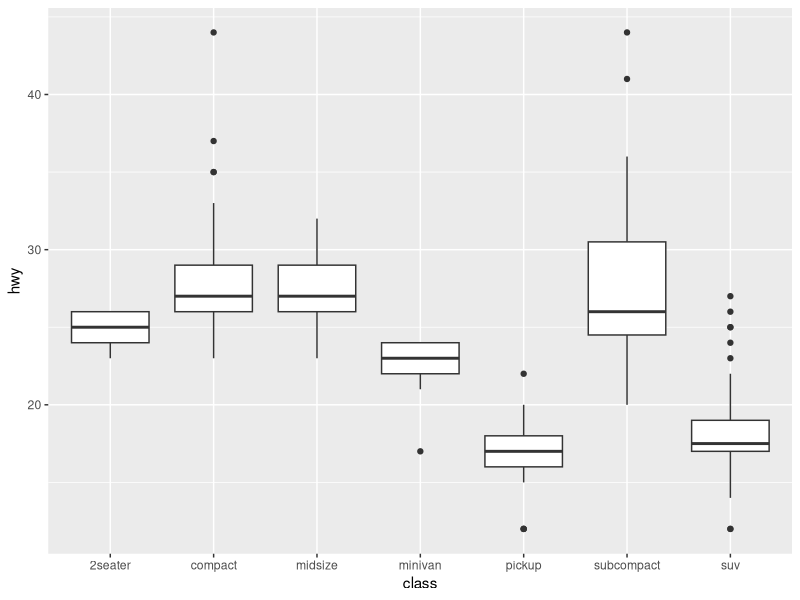
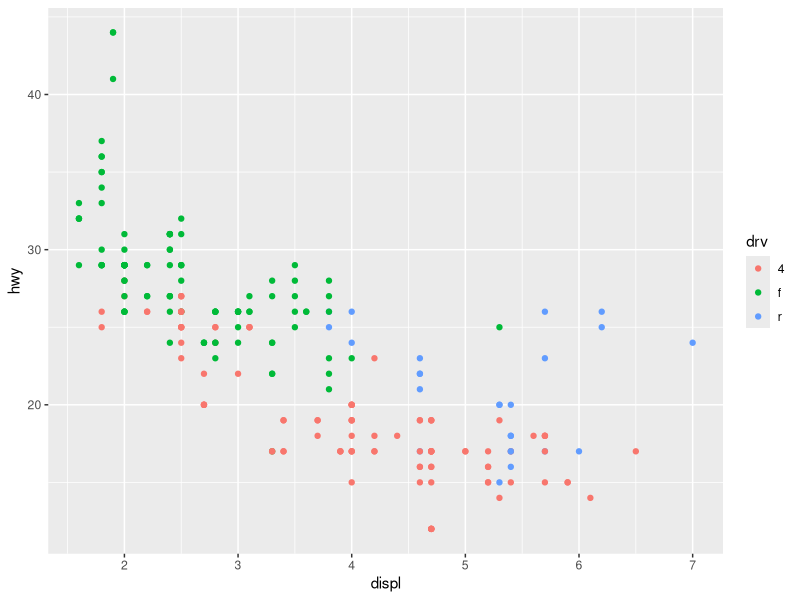
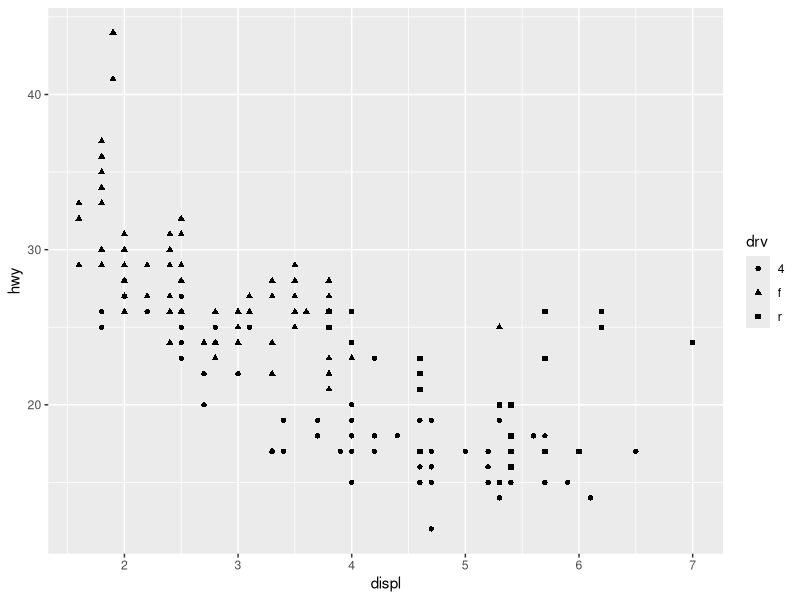
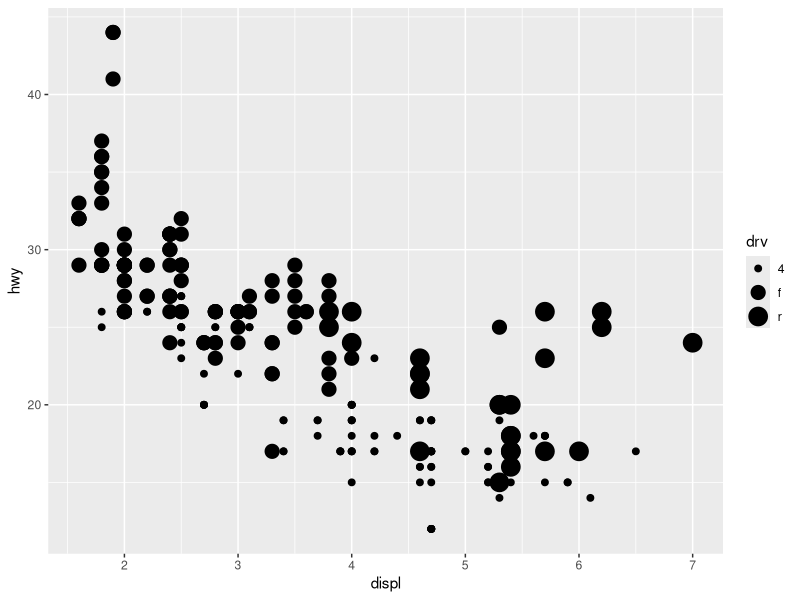
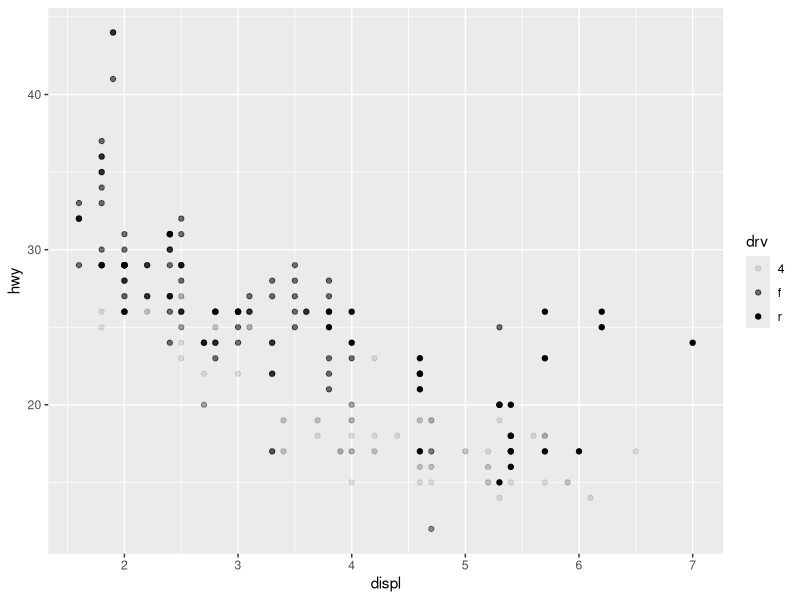
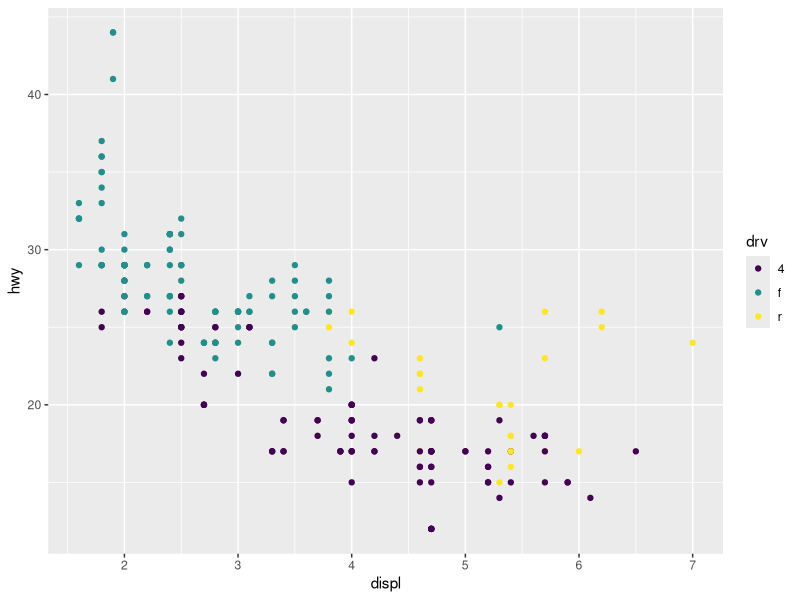
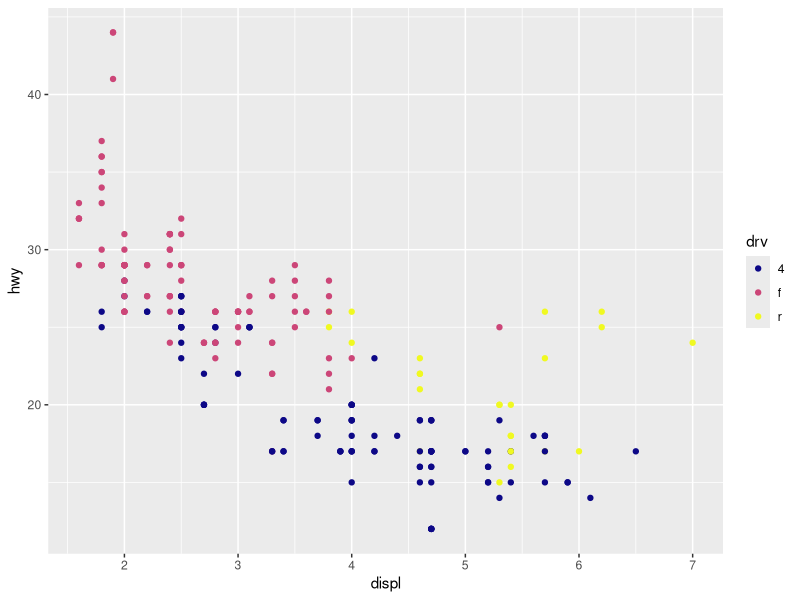
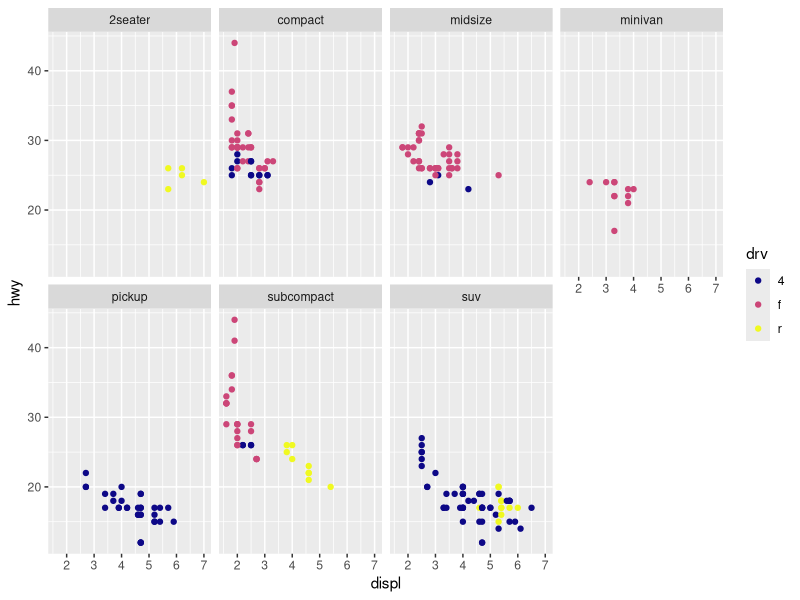

Source code (R) for these figures, in order:
## ---- chunk 1
library(tidyverse)
library(viridisLite)
## ---- chunk 2
ggplot(data=mpg,aes(x=class,y=hwy))+geom_boxplot()
ggplot(mpg)+geom_point(aes(x=displ,y=hwy,colour=drv))
ggplot(mpg)+geom_point(aes(x=displ,y=hwy,shape=drv))
ggplot(mpg)+geom_point(aes(x=displ,y=hwy,size=drv))
ggplot(mpg)+geom_point(aes(x=displ,y=hwy,alpha=drv))
ggplot(mpg)+geom_point(aes(x=displ,y=hwy,colour=drv))+scale_colour_viridis_d()
ggplot(mpg)+geom_point(aes(x=displ,y=hwy,colour=drv))+scale_colour_viridis_d(option="plasma")
ggplot(mpg)+geom_point(aes(x=displ,y=hwy,colour=drv))+scale_colour_viridis_d(option="plasma")+facet_wrap(~class,nrow=2)
ggplot(mpg)+geom_point(aes(x=displ,y=hwy,colour=drv))+scale_colour_viridis_d(option="plasma")+facet_grid(cyl~drv)
ggplot(mpg)+geom_point(aes(x=displ,y=hwy,size=drv),colour="blue")
ggplot(mpg, aes(x=displ,y=hwy,colour=displ))+geom_point(size=3)+scale_colour_viridis_c()
ggplot(mpg)+geom_point(aes(x=displ,y=hwy,colour=drv))+scale_colour_viridis_d(option="plasma")+facet_wrap(~class,ncol=2)
ggplot(mpg)+geom_point(aes(x=displ,y=hwy,colour=drv))+scale_colour_viridis_d(option="plasma")+facet_grid(.~cyl)
ggplot(mpg)+geom_point(aes(x=displ,y=hwy,colour=drv))+scale_colour_viridis_d(option="plasma")+facet_grid(cyl~.)
ggplot(mpg)+geom_smooth(aes(x=displ,y=hwy))
ggplot(mpg)+geom_smooth(aes(x=displ,y=hwy,linetype=drv),colour="purple")
ggplot(mpg)+geom_smooth(aes(x=displ,y=hwy,group=drv),se=FALSE)
ggplot(mpg)+geom_smooth(aes(x=displ,y=hwy,linetype=drv),colour="purple",show.legend=FALSE)
ggplot(mpg)+geom_point(aes(x=displ,y=hwy))+geom_smooth(aes(x=displ,y=hwy))
ggplot(diamonds)+geom_bar(aes(x=cut),fill="blue")
ggplot(diamonds)+stat_count(aes(x=cut),fill="red")
#Not mentioning a stat will cause error since stat_count only takes x or y values
ggplot(diamonds)+geom_bar(aes(x=cut,y=price),stat="identity")
#This fails because ggplot considers each category as an individual group
#Naming a group fixes it as now ggplot considers the cut variable as one group
ggplot(diamonds)+geom_bar(aes(x=cut,y=after_stat(prop)))
ggplot(diamonds)+geom_bar(aes(x=cut,y=after_stat(prop),group=1))
ggplot(diamonds)+stat_summary(aes(x=cut,y=depth),fun.min=min,fun.max=max,fun=mean)
ggplot(diamonds)+geom_pointrange(aes(x=cut,y=depth,ymin=mean(depth)-sd(depth),ymax=mean(depth)+sd(depth)))
ggplot(diamonds)+geom_bar(aes(x=cut,fill=cut))
ggplot(diamonds)+geom_bar(aes(x=cut,fill=clarity))+scale_fill_viridis_d(option="plasma")+labs(x="hello",y="siva",title="My Friend")
ggplot(diamonds,aes(x=cut,fill=clarity))+geom_bar(alpha=1/5,position="identity")
ggplot(diamonds,aes(x=cut,colour=clarity))+geom_bar(alpha=1/5,position="identity",fill=NA)
ggplot(diamonds)+geom_bar(aes(x=cut,fill=clarity),position="fill")
ggplot(diamonds)+geom_bar(aes(x=cut,fill=clarity),position="dodge")+scale_fill_viridis_d(option="plasma")+labs(title="Hey there")
ggplot(mpg)+geom_point(aes(x=displ,y=hwy),position="jitter")
#One could also use geom_jitter that does exactly the same job 
ggplot(mpg)+geom_jitter(aes(x=displ,y=hwy))+labs(title="Geom Jitter")
#geom_count denotes the size of a point by the number of overlaps, it uses stat sum
ggplot(mpg)+geom_count(aes(x=displ,y=hwy))
ggplot(mpg)+geom_boxplot(aes(x=class,y=hwy))+coord_flip()
ggplot(diamonds)+geom_bar(aes(x=cut,fill=cut))+scale_fill_viridis_d(option="plasma")+coord_flip()+coord_polar()+labs(title="Pie Chart")
ggplot(mpg)+geom_point(aes(x=displ,y=hwy))+geom_abline(slope=3,intercept=2)
ggplot(mpg)+geom_point(aes(x=displ,y=hwy))+geom_vline(xintercept=1:4)
ggplot(mpg)+geom_point(aes(x=displ,y=hwy))+geom_vline(xintercept=c(1,5,7))
ggplot(mpg)+geom_point(aes(x=displ,y=hwy))+geom_hline(yintercept=6)
## ---- chunk 3
#creating a dataframe
df=data.frame(
    name=c("A","B","C"),
    age=c(18,19,20),
    marks=c(80,75,90)
)
df
str(df)
x=1:3
y=c("low","medium","high")
df1=data.frame(x,y)
df1
#From a matrix
mat=matrix(1:6,nrow=3)
df2=as.data.frame(mat)
df2
df$name
#Accessing by index
df[2,]
df[2,3]
df$gender=c("M","F","friend")
df
df$name[2]="Hello"
df
df[df$age>18]
df[df$name=="A"]
df$gender=NULL
df1=data.frame(
    name=c("A","B"),
    marks=c(80,75)
)
df2=data.frame(
    name=c("C","D"),
    marks=c(90,85)
)
rbind(df1,df2)
df1
df2
#Factors are used to create categorical variables and levels are the numeric labels under them
df$group=factor(c("Control","Treatment","Control"),levels=c("Control","Treatment"))
hist(df$marks)
hist(df$marks,probability=TRUE)
df
x=rpois(100,10)
#Barplot only takes in height values 
barplot(height=prop.table(table(x)),main="Barplot of Poisson Distribution")
count=c(a=19,b=15,c=7,d=12)
barplot(count)
#We could also add names like this:
barplot(c(1,2,3,4,5),names.arg=c("A","B","C","D","E"))
prop.table(table(x))
#Creating a matrix in R
m=matrix(1:9,nrow=3,ncol=3)
m
#By default matrices in R are column major, we could however also fill them by rows
m=matrix(1:9,nrow=3,ncol=3,byrow=TRUE)
m
y=rnorm(1000)
hist(y,breaks=seq(-5,5,by=0.1))
boxplot(marks~age,data=df)
#Adding multiple plots in the same frame
par(mfrow=c(2,2))
x=rnorm(100)
y=rpois(100,10)
plot(ecdf(x))
plot(dpois(y,10))
boxplot(rnorm(100))
plot(rnorm(10))
#Overlaying plots
x=rnorm(1000)
hist(x,probability=TRUE)
lines(density(x))
y=rpois(1000,10)
z=dpois(y,10)
barplot(z)
pt=prop.table(table(x))
points(x,pt,pch="19")
## ---- chunk 4
x=1:10
qqnorm(x)
qqline(x)
x=rnorm(100)
qqnorm(x)
qqline(x)
y=rnorm(100,mean=2)
qqplot(x,y)
abline(0,1)
